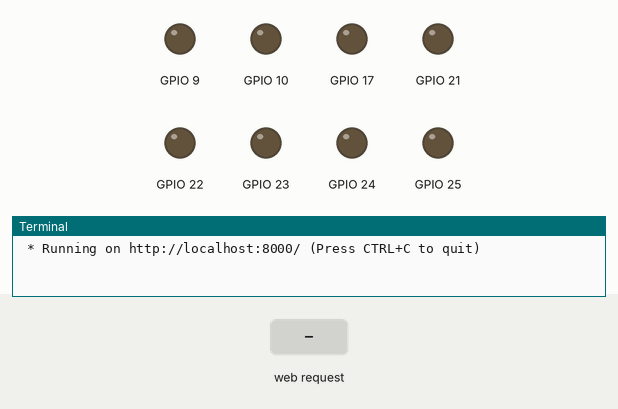
Recording of a program running on a simulated Raspberry Pi (BCM pin numbers). Parts: output pins drawn as LEDs (lit = HIGH), the last lines printed to the terminal. The test bench sets the inputs (shaded band). The clock reads 2024-03-15 10:24:30 at power-on unless the program sets it.

Above: at 1.2 s.
1.3 s: HTTP request for /forward received
At 2.0 s:
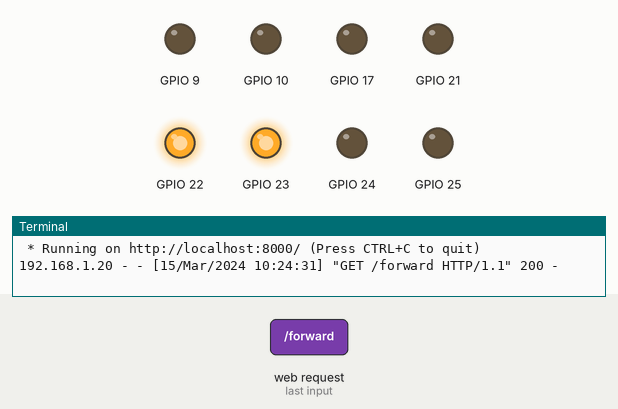
2.8 s: HTTP request for /left received
At 3.2 s:
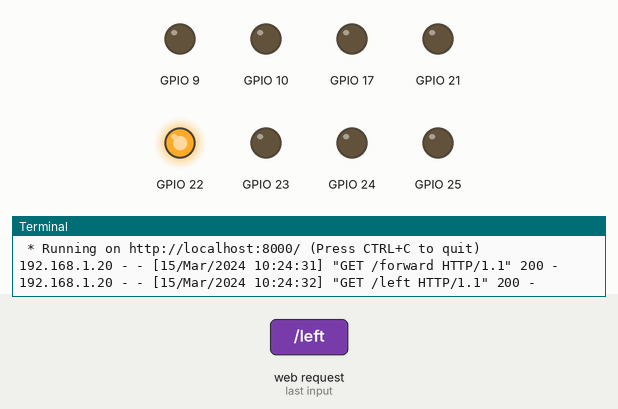
4.3 s: HTTP request for /right received
At 5.5 s:
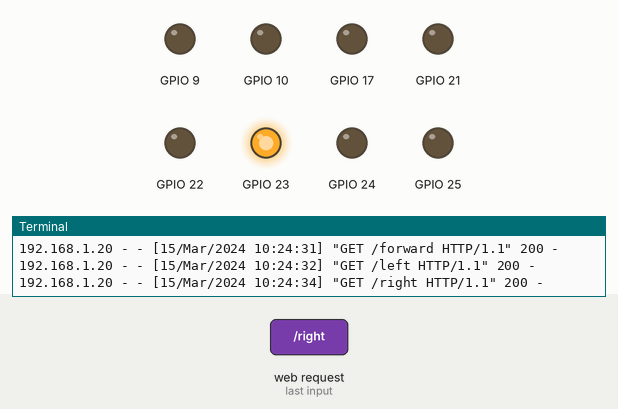
5.8 s: HTTP request for /reverse received
At 6.6 s:
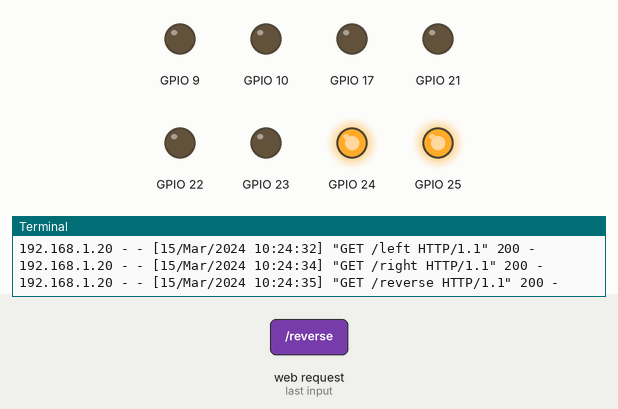
Timing chart, 0 to 8.3 s (numbered marks = the images above; inputs shaded):
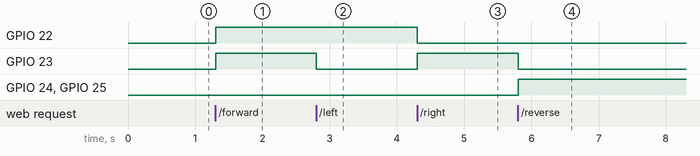

Measured:
- after the input at 1.3 s, GPIO 22, GPIO 23: LOW → HIGH at once
- after the input at 2.8 s, GPIO 23: HIGH → LOW at once
- after the input at 4.3 s, GPIO 22: HIGH → LOW at once; GPIO 23: LOW → HIGH at once
- after the input at 5.8 s, GPIO 23: HIGH → LOW at once; GPIO 24, GPIO 25: LOW → HIGH at once

The program:

source.py
```python
import RPi.GPIO as GPIO
from flask import Flask, render_template, request
app = Flask(__name__)
controls = {
     	1 : {'direction' : 'forward'},
	2 : {'direction' : 'stop'},
	3 : {'direction' : 'right'},
	4 : {'direction' : 'left'}}

GPIO.setmode(GPIO.BCM)

GPIO.setup(9,GPIO.OUT)
GPIO.setup(10,GPIO.OUT)
GPIO.setup(17,GPIO.OUT)
GPIO.setup(21,GPIO.OUT)
GPIO.setup(22,GPIO.OUT)
GPIO.setup(23,GPIO.OUT)
GPIO.setup(24,GPIO.OUT)
GPIO.setup(25,GPIO.OUT)

GPIO.output(9,0)
GPIO.output(10,0)
GPIO.output(17,0)
GPIO.output(22,0)
GPIO.output(23,0)
GPIO.output(24,0)
GPIO.output(25,0)
GPIO.output(21,0)

@app.route("/")
def main():
	templateData = {
	   		'controls' : controls
	  	  }
	return render_template('main.html',**templateData)

@app.route("/<action>")
def action(action):
	if action == "forward":
		GPIO.output(22,1)
		GPIO.output(23,1)
		GPIO.output(24,0)
		GPIO.output(25,0)
	if action == "stop":
		GPIO.output(22,0)
		GPIO.output(23,0)
		GPIO.output(24,0)
		GPIO.output(25,0)
	if action == "left":
		GPIO.output(22,1)
		GPIO.output(23,0)
		GPIO.output(24,0)
		GPIO.output(25,0)
	if action == "right":
		GPIO.output(22,0)
		GPIO.output(23,1)
		GPIO.output(24,0)
		GPIO.output(25,0)
	if action == "reverse":
		GPIO.output(22,0)
		GPIO.output(23,0)
		GPIO.output(24,1)
		GPIO.output(25,1)
	templateData = {
 	  'controls' : controls
		}
	return render_template('main.html', **templateData)

if __name__ == "__main__":
   app.run(host='localhost',port=8000,debug=False)
```
